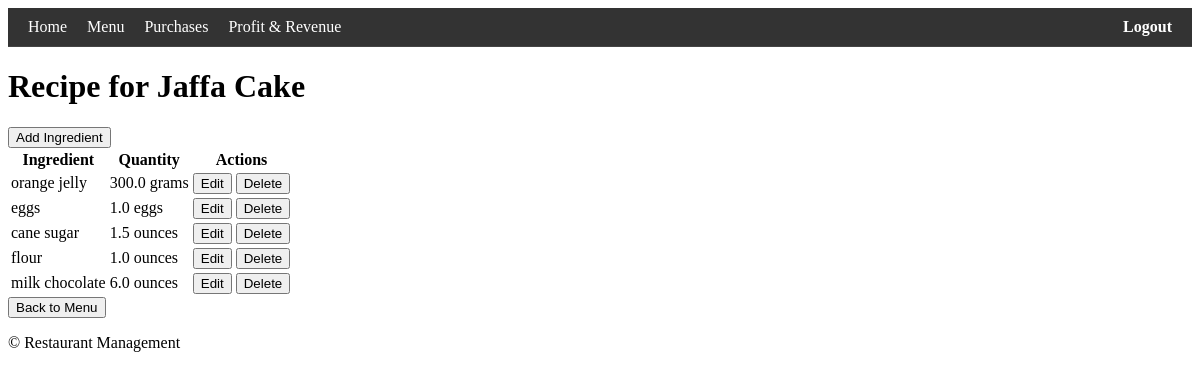
The page /menu/1/recipe/ (signed in) on the database its author committed.
### inventory/models.py (models this page shows, shortened)
class MenuItem(models.Model):
    title = models.CharField(max_length=100)  # name of menu item (e.g., "Orange Juice")
    price = models.DecimalField(
        max_digits=10, decimal_places=2
    )  # price of the menu item (e.g., 3.49)

class RecipeRequirement(models.Model):
    menu_item = models.ForeignKey(
        MenuItem, on_delete=models.CASCADE
    )  # reference to MenuItem table
    ingredient = models.ForeignKey(
        Ingredient, on_delete=models.CASCADE
    )  # reference to Ingredient table
    quantity_required = (
        models.FloatField()
    )  # quantity of ingredient needed for menu item (e.g., 1.5 ounces of "sugar" to create "Chocolate Cake")

class Ingredient(models.Model):
    name = models.CharField(max_length=100)  # name of ingredient (e.g., flour)
    quantity = models.FloatField(
        default=0
    )  # quantity available in the inventory (e.g., 4.5)
    unit = models.CharField(
        max_length=50, default="unitless"
    )  # unit of measurement (e.g., "tbsp", "lbs")
    unit_price = models.DecimalField(
        max_digits=10, decimal_places=2
    )  # price per unit (e.g., 0.05)

### inventory/views.py (the view)
class RecipeRequirementListView(LoginRequiredMixin, ListView):
    model = RecipeRequirement
    template_name = "inventory/recipe_requirement_list.html"
    context_object_name = "recipe_requirements"
    def get_queryset(self):
        return RecipeRequirement.objects.filter(menu_item_id=self.kwargs["pk"])
    def get_context_data(self, **kwargs):
        context = super().get_context_data(**kwargs)
        menu_item = get_object_or_404(MenuItem, pk=self.kwargs["pk"])
        context["menu_item"] = menu_item
        return context

### inventory/templates/inventory/recipe_requirement_list.html (shortened to what this page needs)
{% extends 'base.html' %}
{% block content %}
<h1>Recipe for {{ menu_item.title }}</h1>
<a href="{% url 'recipe-add' %}?menu_item={{ menu_item.pk }}"><button>Add Ingredient</button></a>
<table>
    <thead>
        <tr>
            <th>Ingredient</th>
            <th>Quantity</th>
            <th>Actions</th>
        </tr>
    </thead>
    <tbody>
        {% for req in recipe_requirements %}
        <tr>
            <td>{{ req.ingredient.name }}</td>
            <td>{{ req.quantity_required }} {{ req.ingredient.unit }}</td>
            <td>
                <a href="{% url 'recipe-edit' req.pk %}"><button>Edit</button></a>
                <a href="{% url 'recipe-delete' req.pk %}"><button>Delete</button></a>
            </td>
        </tr>
        {% endfor %}
    </tbody>
</table>
<a href="{% url 'menu-list' %}"><button>Back to Menu</button></a>
{% endblock %}

### rows shown on the page
MenuItem: title "Jaffa Cake"
RecipeRequirement: ingredient.name "orange jelly", quantity_required "300.0", ingredient.unit "grams"
RecipeRequirement: ingredient.name "eggs", quantity_required "1.0", ingredient.unit "eggs"
RecipeRequirement: ingredient.name "cane sugar", quantity_required "1.5", ingredient.unit "ounces"
RecipeRequirement: ingredient.name "flour", quantity_required "1.0", ingredient.unit "ounces"
RecipeRequirement: ingredient.name "milk chocolate", quantity_required "6.0", ingredient.unit "ounces"
